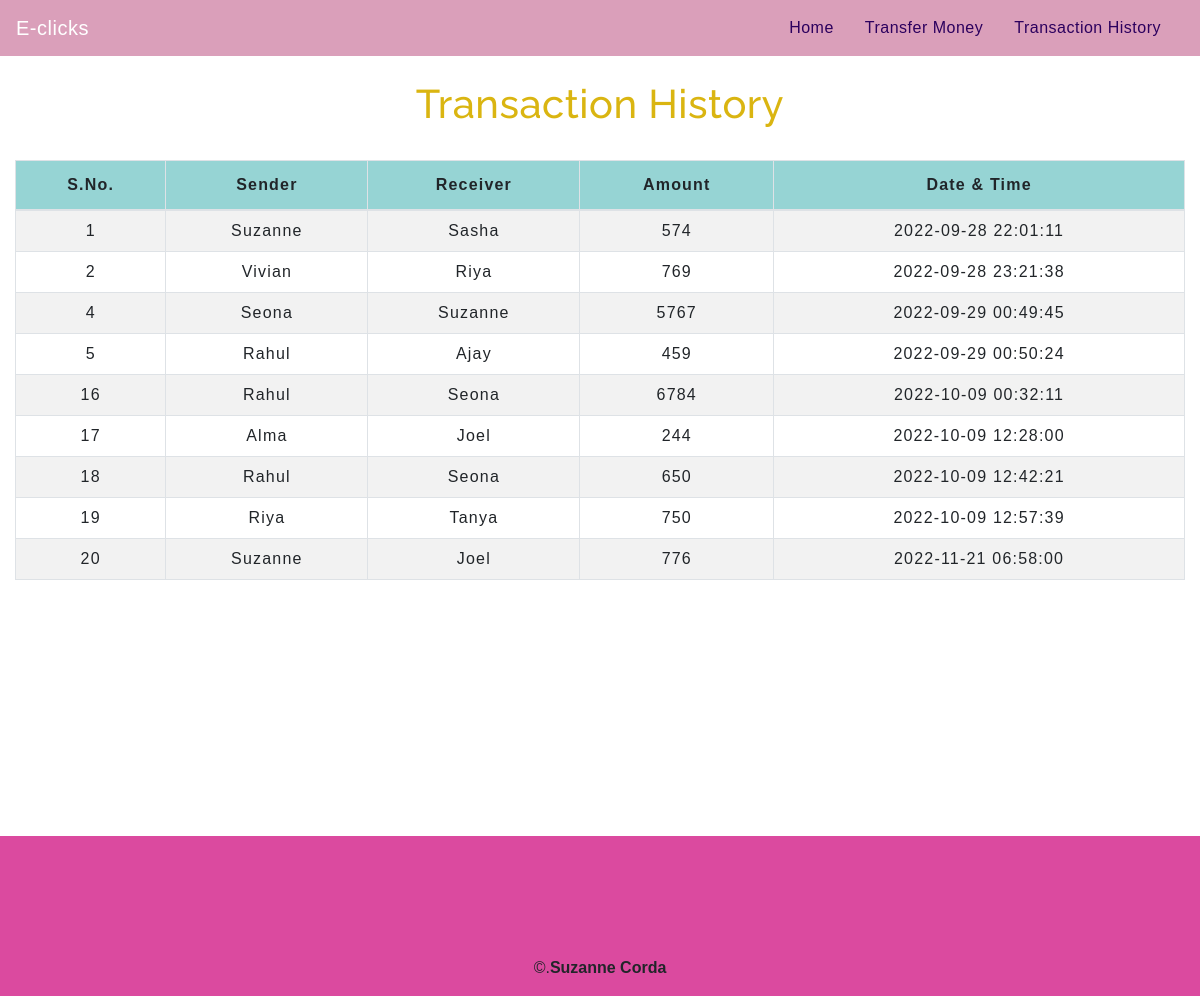
The page /transactionhistory.php on the database its author committed.
### tables this page shows
CREATE TABLE `transactions` (
  `sno` int(3) NOT NULL,
  `sender` text NOT NULL,
  `receiver` text NOT NULL,
  `balance` int(8) NOT NULL,
  `datetime` datetime NOT NULL DEFAULT current_timestamp()
);

### transactionhistory.php (the view, shortened to what this page needs)
<!DOCTYPE html>
<html lang="en">
<head>
    <link rel="stylesheet" href="https://stackpath.bootstrapcdn.com/bootstrap/4.5.2/css/bootstrap.min.css">
    <link rel="stylesheet" type="text/css" href="css/table.css">
    <link rel="stylesheet" type="text/css" href="css/navbar.css">
    <link rel="stylesheet" type="text/css" href="css/main.css">
</head>
<body>
<?php
  include 'navbar.php';
?>
	<div class="container-fluid">
        <h2 class="text-center pt-4">Transaction History</h2>
       <br>
       <div class="table-responsive-sm">
    <table class="table table-hover table-striped table-condensed table-bordered">
        <thead>
            <tr>
                <th class="text-center">S.No.</th>
                <th class="text-center">Sender</th>
                <th class="text-center">Receiver</th>
                <th class="text-center">Amount</th>
                <th class="text-center">Date & Time</th>
            </tr>
        </thead>
        <tbody>
        <?php
            include 'config.php';
            $sql ="select * from transactions";
            $query =mysqli_query($conn, $sql);
            while($rows = mysqli_fetch_assoc($query))
            {
        ?>
            <tr>
            <td class="py-2"><?php echo $rows['sno']; ?></td>
            <td class="py-2"><?php echo $rows['sender']; ?></td>
            <td class="py-2"><?php echo $rows['receiver']; ?></td>
            <td class="py-2"><?php echo $rows['balance']; ?> </td>
            <td class="py-2"><?php echo $rows['datetime']; ?> </td>
        <?php
            }
        ?>
        </tbody>
    </table>
    </div>
</div><br><br><br><br><br><br><br><br><br><br>
<div id="footer" style= "background-color:#db4a9f;overflow: hidden;
        padding: 0em;text-align: center; width:auto";>
      <br><br><br><br><br><center> <p>&copy.<b>Suzanne Corda</b></center>
      </div>
</body>
</html>

### navbar.php (shortened to what this page needs)
<nav class="navbar navbar-expand-md navbar-light bg-light">
<a class="navbar-brand" href="index.php">E-clicks</a>
<div class="collapse navbar-collapse" id="collapsibleNavbar">
      <ul class="navbar-nav ml-auto">
        <li class="nav-item">
          <a class="nav-link" href="index.php">Home</a>
        </li>
        <li class="nav-item">
          <a class="nav-link" href="transfermoney.php">Transfer Money</a>
        </li>
        <li class="nav-item">
          <a class="nav-link" href="transactionhistory.php">Transaction History</a>
        </li>
    </div>
 </nav>

### css/table.css (style rules this page uses)
* { padding: 0; margin: 0; box-sizing: border-box; font-family: sans-serif; }
h2 { font-size: 40px; }
table,th,td { letter-spacing: 1.2px; border: 2px solid black; border-collapse: collapse; border-color:#96D4D4; }
th { background-color: #96D4D4; }
td { text-align: center; }

### css/navbar.css (style rules this page uses)
.nav-link { margin-right: 15px; color:#db4a9f; letter-spacing: 0.5px; transition: 0.5s; }
.navbar-brand { color: #dab511; letter-spacing: 0.5px; }
h2 { color: #dab511; letter-spacing: 0.5px; font-family: raleway; }

### css/main.css (style rules this page uses)
.bg-light { background-color: #da9fba !important; }
.navbar-light .navbar-brand { color: white; }
.navbar-light .navbar-nav .nav-link { color: rgb(44, 0, 94); }

### rows shown on the page
transactions: sno "1", sender "Suzanne", receiver "Sasha", balance "574", datetime "2022-09-28 22:01:11"
transactions: sno "2", sender "Vivian", receiver "Riya", balance "769", datetime "2022-09-28 23:21:38"
transactions: sno "4", sender "Seona", receiver "Suzanne", balance "5767", datetime "2022-09-29 00:49:45"
transactions: sno "5", sender "Rahul", receiver "Ajay", balance "459", datetime "2022-09-29 00:50:24"
transactions: sno "16", sender "Rahul", receiver "Seona", balance "6784", datetime "2022-10-09 00:32:11"
transactions: sno "17", sender "Alma", receiver "Joel", balance "244", datetime "2022-10-09 12:28:00"
transactions: sno "18", sender "Rahul", receiver "Seona", balance "650", datetime "2022-10-09 12:42:21"
transactions: sno "19", sender "Riya", receiver "Tanya", balance "750", datetime "2022-10-09 12:57:39"
transactions: sno "20", sender "Suzanne", receiver "Joel", balance "776", datetime "2022-11-21 06:58:00"
